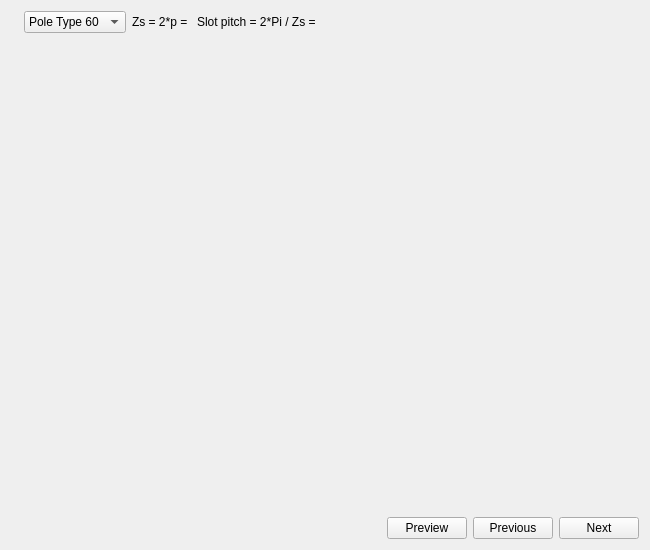
<?xml version="1.0" encoding="UTF-8"?>
<ui version="4.0">
 <class>SWPole</class>
 <widget class="QWidget" name="SWPole">
  <property name="geometry">
   <rect>
    <x>0</x>
    <y>0</y>
    <width>650</width>
    <height>550</height>
   </rect>
  </property>
  <property name="minimumSize">
   <size>
    <width>650</width>
    <height>550</height>
   </size>
  </property>
  <property name="windowTitle">
   <string>Form</string>
  </property>
  <layout class="QVBoxLayout" name="main_layout">
   <item>
    <layout class="QHBoxLayout" name="horizontalLayout_2">
     <item>
      <widget class="HelpButton" name="b_help">
       <property name="text">
        <string/>
       </property>
       <property name="pixmap">
        <pixmap resource="../../../Resources/pyleecan.qrc">:/images/images/icon/help_16.png</pixmap>
       </property>
      </widget>
     </item>
     <item>
      <widget class="QComboBox" name="c_slot_type">
       <item>
        <property name="text">
         <string>Pole Type 60</string>
        </property>
       </item>
       <item>
        <property name="text">
         <string>Pole Type 61</string>
        </property>
       </item>
       <item>
        <property name="text">
         <string>Pole Type 62</string>
        </property>
       </item>
       <item>
        <property name="text">
         <string>Pole Type 63</string>
        </property>
       </item>
       <item>
        <property name="text">
         <string>pole Type 29</string>
        </property>
       </item>
      </widget>
     </item>
     <item>
      <widget class="QLabel" name="in_Zs">
       <property name="text">
        <string>Zs = 2*p = </string>
       </property>
      </widget>
     </item>
     <item>
      <widget class="QLabel" name="out_Slot_pitch">
       <property name="text">
        <string>Slot pitch = 2*Pi / Zs = </string>
       </property>
      </widget>
     </item>
     <item>
      <spacer name="horizontalSpacer_3">
       <property name="orientation">
        <enum>Qt::Horizontal</enum>
       </property>
       <property name="sizeHint" stdset="0">
        <size>
         <width>40</width>
         <height>20</height>
        </size>
       </property>
      </spacer>
     </item>
    </layout>
   </item>
   <item>
    <widget class="QWidget" name="w_slot" native="true">
     <property name="sizePolicy">
      <sizepolicy hsizetype="Preferred" vsizetype="Expanding">
       <horstretch>0</horstretch>
       <verstretch>0</verstretch>
      </sizepolicy>
     </property>
    </widget>
   </item>
   <item>
    <layout class="QHBoxLayout" name="horizontalLayout">
     <item>
      <spacer name="horizontalSpacer">
       <property name="orientation">
        <enum>Qt::Horizontal</enum>
       </property>
       <property name="sizeHint" stdset="0">
        <size>
         <width>40</width>
         <height>20</height>
        </size>
       </property>
      </spacer>
     </item>
     <item>
      <widget class="QPushButton" name="b_plot">
       <property name="text">
        <string>Preview</string>
       </property>
      </widget>
     </item>
     <item>
      <widget class="QPushButton" name="b_previous">
       <property name="text">
        <string>Previous</string>
       </property>
      </widget>
     </item>
     <item>
      <widget class="QPushButton" name="b_next">
       <property name="text">
        <string>Next</string>
       </property>
      </widget>
     </item>
    </layout>
   </item>
  </layout>
 </widget>
 <customwidgets>
  <customwidget>
   <class>HelpButton</class>
   <extends>QLabel</extends>
   <header>pyleecan/GUI/Tools/HelpButton.h</header>
  </customwidget>
 </customwidgets>
 <resources>
  <include location="../../../Resources/pyleecan.qrc"/>
 </resources>
 <connections/>
</ui>
